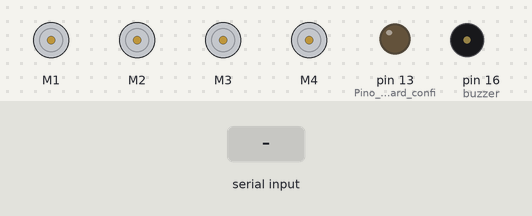
Recording of a sketch running on a simulated Arduino Uno, built with avr-gcc and run on an emulated ATmega328P. Parts: 4 × DC motor (green arrow = forward, orange = backward, longer = faster), output pins drawn as LEDs (lit = HIGH), buzzer (waves = sounding, pin HIGH). Inputs (shaded band) come from the test bench.

Above: at 1.2 s.
1.3 s: "PING\n" received over the second serial link
At 2.8 s:
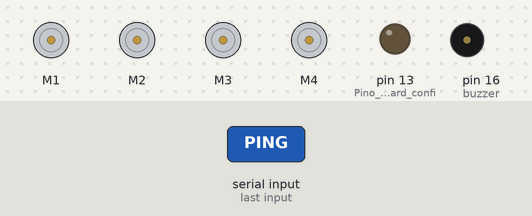
4.3 s: "UP\n" received over the second serial link
At 5.6 s:
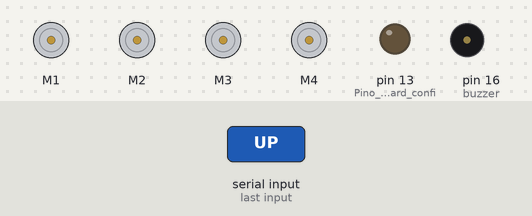
5.9 s: "HORN\n" received over the second serial link
At 6.4 s:
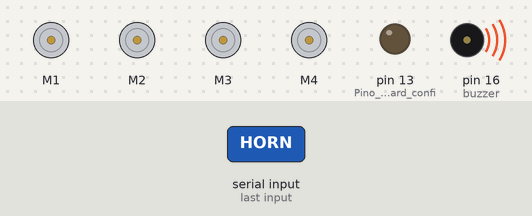
Timing chart, 0 to 8.9 s (numbered marks = the images above; inputs shaded):
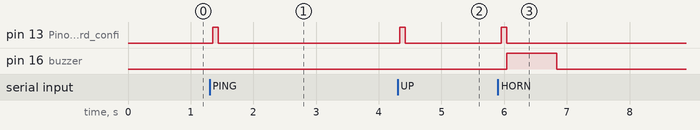

The sketch:

source_robot_unity_bluetooth.ino
```cpp
/*
    Controle de Unidade Robótica com Aplicativo iOS Através de Módulo Bluetooth


    Autores

           Guilherme Rambo
           Wagner Rambo

    Data: Maio de 2016

*/


// --- Bibliotecas Auxiliares ---
#include <SoftwareSerial.h>  //Inclui biblioteca SoftwareSerial
#include <AFMotor.h>         //Inclui biblioteca AF Motor

// pinos para conexão com o módulo bluetooth via software serial
// RX (14 ou A0) ARDUINO <- TX Módulo
// TX (15 ou A1) ARDUINO -> RX Módulo
SoftwareSerial btModule(14, 15); // RX, TX


// --- Seleção dos Motores ---
AF_DCMotor motor1(1); //Seleção do Motor 1
AF_DCMotor motor2(2); //Seleção do Motor 2
AF_DCMotor motor3(3); //Seleção do Motor 3
AF_DCMotor motor4(4); //Seleção do Motor 4


// --- Mapeamento de Hardware ---
#define   buzzer   16   //Controle do buzzer pelo pino A2 (será utilizado como digital)


// --- Protótipo das Funções Auxiliares ---
void parseCommand(char *command);       //Função para interpretar os comandos via BlueTooth
void robot_forward(unsigned char v);    //Função para movimentar robô para frente
void robot_backward(unsigned char v);   //Função para movimentar robô para trás
void robot_left(unsigned char v);       //Função para movimentar robô para esquerda
void robot_right(unsigned char v);      //Função para movimentar robô para direita
void robot_stop(unsigned char v);       //Função para parar o robô
void watchdog();                        //Função para parar o robô caso a conexão bluetooth com o iOS seja perdida


// --- Variáveis Globais ---

const int BUFFERSIZE = 32;             // tamanho do buffer de comando
char *commandBuffer;                   // buffer para armazenar caracteres recebidos via bluetooth
char *curCommand;                      // ponteiro para a string do comando atual
char bufPos = 0;                       // posição do caractere atual no buffer de comando
const char separator = '\n';           // separador de comandos (quando este caractere é recebido,
                                       // o comando atual no buffer é interpretado e executado)

// ponteiro para a última função de movimento executada, utilizado quando a velocidade é alterada
void (*last_movement)(unsigned char v) = NULL;

// -- Flags Auxiliares --
boolean flag_up, flag_down, flag_right, flag_left, flag_horn, flag_break;
unsigned char velocidade = 0x00;       // armazena a velocidade dos motores (8 bits)
unsigned long lastPingTime = 0; // tempo de recebimento do último "PING"
const unsigned long pingTimeout = 2000; // tempo máximo entre "PINGs" permitido antes do robô parar por segurança


// --- Configurações Iniciais ---
void setup()
{

  commandBuffer = (char *)malloc(BUFFERSIZE);        //Aloca memória para o buffer de comando

  pinMode(buzzer, OUTPUT);                           //Pino buzzer configurado como saída digital
  pinMode(13,OUTPUT);                                //Pino do LED onboard configurado como saída digital

  digitalWrite(buzzer, LOW);                         //Inicializa buzzer
  digitalWrite(13, LOW);                             //Inicializa LED

  //Descomente se for usar a Serial para debug do sistema
  //Serial.begin(9600);

  velocidade = 0xFF; //Inicia velocidade no valor máximo


  btModule.begin(9600);                              //Comunicação em 9600 baud rate

} //end setup


// --- Loop Infinito ---
void loop()
{
  // verifica se a conexão está OK
  watchdog();

  if (btModule.available())                //btModule?
  {                                        //Ok...

          delay(10);                       //Tempo de espera sugerido

          char curChar = btModule.read(); // armazena o caractere recebido

      //    Descomente a linha abaixo para enviar comandos recebidos no módulo bluetooth para o monitor serial
          Serial.write(curChar);


          if (curChar == separator)       // separator \n encontrado?
          {                               //Sim...

            // cria um novo ponteiro para armazenar o comando atual
            curCommand = (char*)malloc(BUFFERSIZE - bufPos);
            memset(curCommand, 0, bufPos);

            // copia o comando do buffer para o novo ponteiro
            memcpy(curCommand, commandBuffer, BUFFERSIZE - bufPos);

            // chama função que irá interpretar o comando
            parseCommand(curCommand);

            // reseta o buffer
            bufPos = 0;
            memset(commandBuffer, 0, BUFFERSIZE);
          }

          else
          {
            // escreve o caractere recebido no buffer, na posição atual
            commandBuffer[bufPos] = curChar;
            // incrementa posição no buffer
            bufPos++;

          } //end else

  } //end if btModule.available


// descomente linhas abaixo para enviar comandos recebidos do monitor serial para o módulo bluetooth
  if (Serial.available())
  {
    delay(10);
    btModule.write(Serial.read());

  } //end if Serial.available


//==================================================================================//
// TESTES PARA VERIFICAR O COMANDO RECEBIDO E EXECUTAR A RESPECTIVA AÇÃO DO ROBÔ

  if(flag_up)              //Botão UP pressionado?
  {                        //Sim...
     flag_up = 0x00;       //Limpa flag

     //Move Robô para frente
     robot_forward(velocidade);

     //Grava ponteiro para último movimento, caso velocidade mude
     last_movement = robot_forward;

  } //end UP

  if(flag_down)            //Botão DOWN pressionado?
  {                        //Sim...
     flag_down = 0x00;     //Limpa flag

     //Move Robô para trás
     robot_backward(velocidade);

     //Grava ponteiro para último movimento, caso velocidade mude
     last_movement = robot_backward;

  } //end DOWN

   if(flag_right)          //Botão RIGHT pressionado?
  {                        //Sim...
     flag_right = 0x00;    //Limpa flag

     //Move Robô para direita
     robot_right(velocidade);


     //Grava ponteiro para último movimento, caso velocidade mude
     last_movement = robot_right;

  } //end RIGHT

  if(flag_left)            //Botão LEFT pressionado?
  {                        //Sim...
     flag_left = 0x00;     //Limpa flag

     //Move Robô para esquerda
     robot_left(velocidade);


     //Grava ponteiro para último movimento, caso velocidade mude
     last_movement = robot_left;

  } //end LEFT


  if(flag_break)           //Botão BREAK pressionado?
  {                        //Sim...
     flag_break = 0x00;    //Limpa flag

     //Para o Robô
     robot_stop(velocidade);

     //Limpa ponteiro para último movimento
     last_movement = NULL;
  } //end BREAK


  if(flag_horn)           //Botão HORN pressionado?
  {                       //Sim...
     flag_horn = 0x00;    //Limpa flag

     //Limpa ponteiro para último movimento
     last_movement = NULL;

     //Soa buzzer
     digitalWrite(buzzer, HIGH);
     delay(800);
     digitalWrite(buzzer, LOW);
  } //end HORN


} //end loop


// --- Desenvolvimento das Funções Auxiliares ---

// esta função verifica se o útlimo "PING" do app foi recebido há mais de 2 segundos e caso
// positivo, para o robô pois isso significa que perdemos a conexão com o controle remoto
void watchdog()
{
  // ignora se lastPingTime ainda não foi definido
  if (lastPingTime == 0) return;

  // tempo atual
  unsigned long curTime = millis();

  // verifica se o último ping foi recebido há mais de 2 segundos
  if (curTime - lastPingTime >= pingTimeout) {
    // caso sim, para o robô, por segurança
    robot_stop(velocidade);
  }
}

// esta função é o "cérebro" que irá interpretar os comandos recebidos via bluetooth e executar as ações necessárias
void parseCommand(char *command)
{
  Serial.write(command);

  if (strcmp(command,"PING") == 0) {
    // recebeu "PING", guarda o tempo em que foi recebido (usado na função watchdog)
    lastPingTime = millis();
  }

  // analisa cada comando válido, setando a respectiva flag
  flag_up    = (strcmp(command,"UP")    == 0);
  flag_down  = (strcmp(command,"DOWN")  == 0);
  flag_right = (strcmp(command,"RIGHT") == 0);
  flag_left  = (strcmp(command,"LEFT")  == 0);
  flag_horn  = (strcmp(command,"HORN")  == 0);
  flag_break = (strcmp(command,"BREAK") == 0);

  // -- comando de velocidade --

  // transforma command num objeto String
  String cmdStr = String(command);

  // verifica se a string começa com "V=" (comando de velocidade)
  if (cmdStr.indexOf("V=") == 0) {
    // pega os últimos 3 caracteres, que são o valor da velocidade ex: "255"
    String cmdV = cmdStr.substring(2, 5);
    // converte em int e armazena
    velocidade = cmdV.toInt();

    // executa movimento novamente com nova velocidade
    if (last_movement != NULL) {
      last_movement(velocidade);
    }

    // como o comando de velocidade é enviado rapidamente, precisamos resetar o ping também,
    // caso contrário o PING do app pode não ser recebido a tempo e o robô irá parar
    lastPingTime = millis();
  }

  // -- fim do comando de velocidade --

  // pisca o LED interno do Arduino para indicar que um comando foi recebido
  digitalWrite(13, HIGH);
  delay(90);
  digitalWrite(13, LOW);

  // libera a memória usada pelo ponteiro
  free(command);

} //end parseCommand


void robot_forward(unsigned char v)
{
     motor1.setSpeed(v);
     motor1.run(FORWARD);
     motor2.setSpeed(v);
     motor2.run(FORWARD);
     motor3.setSpeed(v);
     motor3.run(FORWARD);
     motor4.setSpeed(v);
     motor4.run(FORWARD);

} //end robot forward


void robot_backward(unsigned char v)
{
     motor1.setSpeed(v);
     motor1.run(BACKWARD);
     motor2.setSpeed(v);
     motor2.run(BACKWARD);
     motor3.setSpeed(v);
     motor3.run(BACKWARD);
     motor4.setSpeed(v);
     motor4.run(BACKWARD);

} //end robot backward


void robot_left(unsigned char v)
{
     motor1.setSpeed(v);
     motor1.run(FORWARD);
     motor2.setSpeed(v);
     motor2.run(FORWARD);
     motor3.setSpeed(v);
     motor3.run(BACKWARD);
     motor4.setSpeed(v);
     motor4.run(BACKWARD);

} //end robot left


void robot_right(unsigned char v)
{
     motor1.setSpeed(v);
     motor1.run(BACKWARD);
     motor2.setSpeed(v);
     motor2.run(BACKWARD);
     motor3.setSpeed(v);
     motor3.run(FORWARD);
     motor4.setSpeed(v);
     motor4.run(FORWARD);

} //end robot right


void robot_stop(unsigned char v)
{
     motor1.setSpeed(v);
     motor1.run(RELEASE);
     motor2.setSpeed(v);
     motor2.run(RELEASE);
     motor3.setSpeed(v);
     motor3.run(RELEASE);
     motor4.setSpeed(v);
     motor4.run(RELEASE);

} //end robot stop
```

Measured:
- after the input at 1.3 s, pin 13 (Pino_do_LED_onboard_confi): LOW → HIGH after 0.05 s, → LOW 0.09 s later
- after the input at 4.3 s, pin 13 (Pino_do_LED_onboard_confi): LOW → HIGH at once, → LOW 0.09 s later
- after the input at 5.9 s, pin 13 (Pino_do_LED_onboard_confi): LOW → HIGH after 0.05 s, → LOW 0.09 s later; pin 16 (buzzer): LOW → HIGH after 0.14 s, → LOW 0.80 s later
